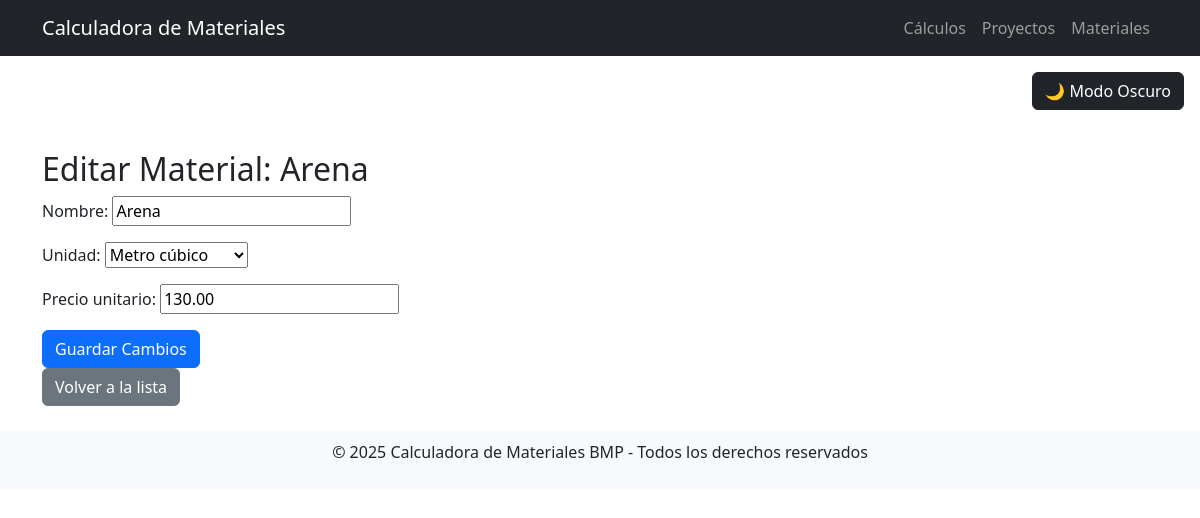
/calculos/materiales/editar/2/, run on the app's committed database.
### materiales/models.py (models this page shows, shortened)
class Material(models.Model):
    nombre = models.CharField(max_length=100, unique=True)
    unidad = models.CharField(max_length=20, choices=UNIDADES_MEDIDA, default='unidad')
    precio_unitario = models.DecimalField(max_digits=10, decimal_places=2)
    cantidad_consumida = models.FloatField(default=0.0, help_text="Cantidad total de material consumido")
    cantidad_pendiente = models.FloatField(default=0.0, help_text="Cantidad total de material pendiente")

### materiales/views.py (the view)
# urls.py: path('materiales/editar/<int:pk>/', editar_material, name='editar_material'),
def editar_material(request, pk):
    material = get_object_or_404(Material, pk=pk)
    if request.method == 'POST':
        form = MaterialForm(request.POST, instance=material)
        if form.is_valid():
            form.save()
            return redirect('lista_materiales')
    else:
        form = MaterialForm(instance=material)
    return render(request, 'calculos/editar_material.html', {'form': form, 'material': material})

### materiales/forms.py
class MaterialForm(forms.ModelForm):
    class Meta:
        model = Material
        fields = ['nombre', 'unidad', 'precio_unitario']

### calculos/templates/calculos/editar_material.html (shortened to what this page needs)
{% extends 'base.html' %}
{% block content %}
    <h2>Editar Material: {{ material.nombre }}</h2>
    <form method="post">
        {{ form.as_p }}
        <button type="submit" class="btn btn-primary">Guardar Cambios</button>
    </form>
    <a href="{% url 'calculos:lista_materiales' %}" class="btn btn-secondary">Volver a la lista</a>
{% endblock %}

### data on the page
Material: nombre "Arena", unidad "Metro cúbico", precio_unitario "130.00"
